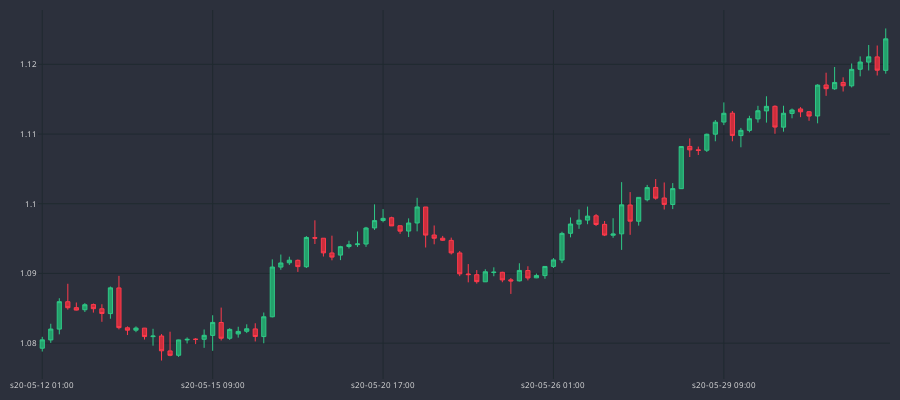

Notebook source saved alongside this figure:
### Code cell
fig = go.Figure()
fig.add_trace(go.Candlestick(
    x=df_plot.sTime,
    open=df_plot.mid_o,
    high=df_plot.mid_h,
    low=df_plot.mid_l,
    close=df_plot.mid_c,
    line = dict(width=1),opacity=1,
    increasing_fillcolor='#24A06B',
    decreasing_fillcolor='#CC2E3C',
    increasing_line_color='#2EC886',
    decreasing_line_color='#FF3A4C'
))

fig.update_yaxes(
    gridcolor="#1f292f"
)
fig.update_xaxes(
    gridcolor="#1f292f",
    rangeslider=dict(visible=False),
    nticks=5
)

fig.update_layout(
    width=900,
    height=400,
    margin=dict(l=10,r=10,b=10,t=10),
    paper_bgcolor="#2c303c",
    plot_bgcolor="#2c303c",
    font=dict(size=8, color="#e1e1e1")
)

fig.show()
